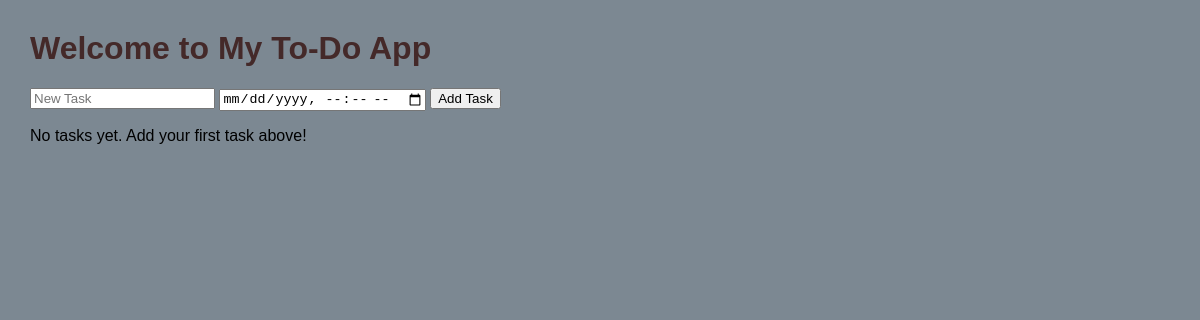
Before: / with the older database file.
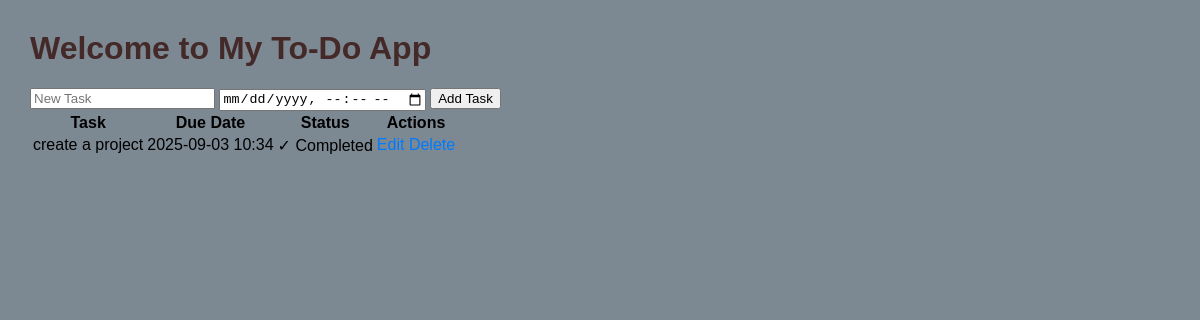
After: the same page with the newer database file.
### app.py (models this page shows, shortened)
class Task(db.Model):
    id = db.Column(db.Integer, primary_key=True)
    title = db.Column(db.String, nullable=False)
    completed = db.Column(db.Boolean, default=False)
    due_date = db.Column(db.DateTime, nullable=True)

### app.py (the view)
@app.route('/', methods=['GET', 'POST'])
def home():
    if request.method == 'POST':
        try:
            task_title = request.form.get('task')
            due_date = request.form.get('due_date')
            if due_date:  # Convert the string to datetime if present
                due_date = datetime.fromisoformat(due_date)
            print(f"Adding new task: {task_title} with due date: {due_date}")
            new_task = Task(title=task_title, due_date=due_date)
            db.session.add(new_task)
            db.session.commit()
            print("Task added successfully")
        except Exception as e:
            db.session.rollback()
            print(f"Error occurred while adding task: {e}")
        return redirect('/')
    else:
        tasks = Task.query.order_by(Task.id).all()
        print(f"Found {len(tasks)} tasks in database")
        for task in tasks:
            print(
                f"Task: {task.title}, Due: {task.due_date}, Completed: {task.completed}")
        return render_template('index.html', tasks=tasks)

### templates/index.html (shortened to what this page needs)
{% extends "base.html" %}  {% block body %}
<div class="container">
  <h1>Welcome to My To-Do App</h1>
  <form action="/" method="POST" class="task-form">
    <input type="text" name="task" placeholder="New Task" required />
    <input type="datetime-local" name="due_date" />
    <button type="submit">Add Task</button>
  </form>
  {% if tasks %}
  <table class="task-table">
    <tr>
      <th>Task</th>
      <th>Due Date</th>
      <th>Status</th>
      <th>Actions</th>
    </tr>
    {% for task in tasks %}
    <tr>
      <td>{{ task.title }}</td>
      <td>
        {% if task.due_date %} {{ task.due_date.strftime('%Y-%m-%d %H:%M') }} {%
        endif %}
      </td>
      <td>
        {% if task.completed %} ✓ Completed {% else %} Pending {% endif %}
      </td>
      <td>
        <a href="{{ url_for('edit_task', task_id=task.id) }}">Edit</a>
        <a href="{{ url_for('delete', id=task.id) }}">Delete</a>
      </td>
    </tr>
    {% endfor %}
  </table>
  {% else %}
  <p>No tasks yet. Add your first task above!</p>
  {% endif %}
</div>
{% endblock %}

### templates/base.html (shortened to what this page needs)
<!DOCTYPE html>
<html lang="en">
  <head>
    <link
      rel="stylesheet"
      href="{{ url_for('static', filename='css/main.css') }}"
    />
  </head>
  <body>
    {% block body %}{% endblock %}
  </body>
</html>

### static/css/main.css (style rules this page uses)
body { font-family: Arial, sans-serif; margin: 30px; background-color: rgb(124, 136, 146); }
h1 { color: rgb(68, 41, 41); }
a { text-decoration: none; color: #007bff; }

Changed rows visible on the page:
added Task: title "create a project", due_date "2025-09-03 10:34", completed "✓ Completed"
Other visible differences:
text no longer shown: "No tasks yet. Add your first task above!"
text now shown: "Task Due Date Status Actions"
